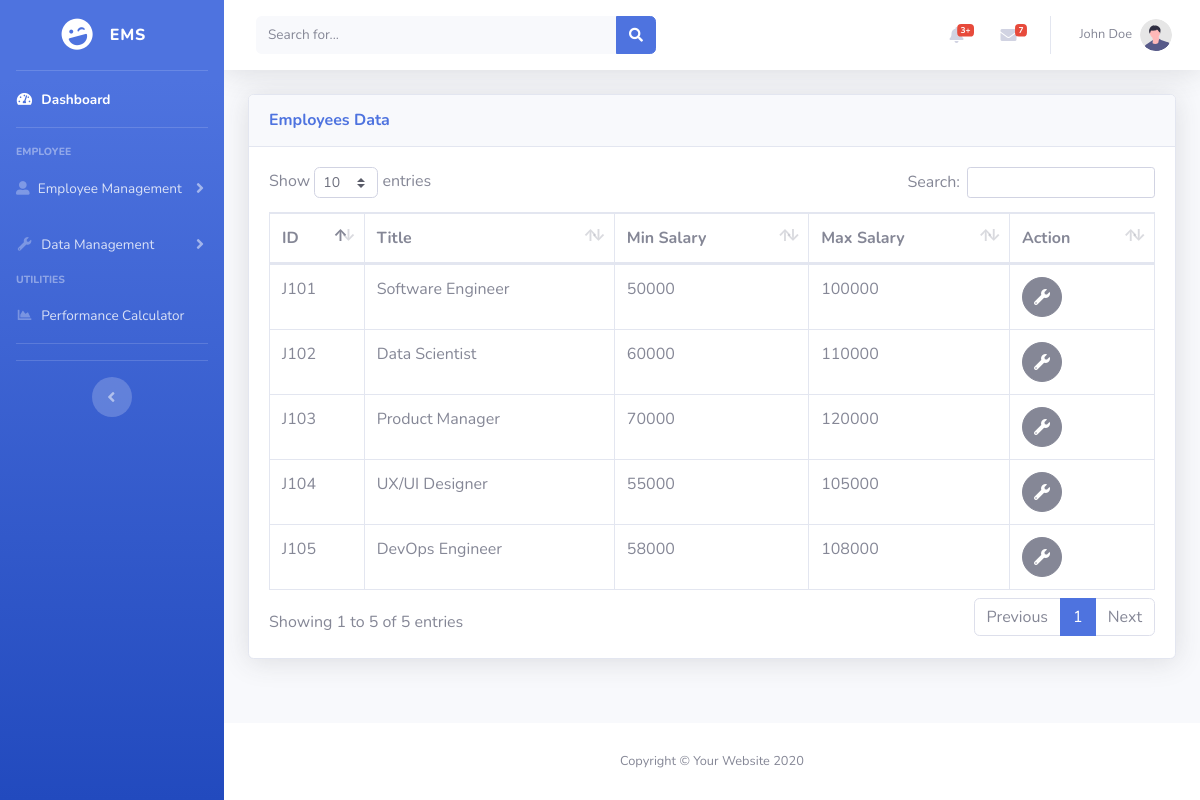
The page /tableJobs.php (signed in) on the database its author committed.
### tables this page shows
CREATE TABLE tbl_employees (
    id INT AUTO_INCREMENT PRIMARY KEY,
    first_name VARCHAR(25) NOT NULL,
    last_name VARCHAR(25) NOT NULL,
    gender VARCHAR(10),
    email VARCHAR(50),
    phone VARCHAR(20),
    hire_date DATE,
    salary INT,
    manager INT,
    job VARCHAR(10),
    department INT,
    FOREIGN KEY (manager) REFERENCES tbl_employees(id),
    FOREIGN KEY (job) REFERENCES tbl_jobs(id) ON DELETE SET NULL,
    FOREIGN KEY (department) REFERENCES tbl_departments(id) ON DELETE SET NULL
);

CREATE TABLE tbl_jobs (
    id VARCHAR(10) PRIMARY KEY,
    title VARCHAR(35) NOT NULL,
    min_salary INT,
    max_salary INT
);

### conn.php (called while the page is built, shortened)
<?php
function connection()
{
    $dbServer = 'localhost';
    $dbUser = 'root';
    $dbPass = '';
    $dbName = "company_db";
    $conn = mysqli_connect($dbServer, $dbUser, $dbPass);
    mysqli_select_db($conn, $dbName);
    return $conn;
}

### tableJobs.php (the view, shortened to what this page needs)
<?php
include ('conn.php');
$idPengguna = $_SESSION['ID'];
$query = "SELECT * FROM tbl_employees WHERE id = '$idPengguna'";
$result = mysqli_query(connection(), $query);
$row = mysqli_fetch_assoc($result);
?>
<!DOCTYPE html>
<html lang="en">
<head>
    <link href="vendor/fontawesome-free/css/all.min.css" rel="stylesheet" type="text/css">
    <link href="css/sb-admin-2.min.css" rel="stylesheet">
    <link href="vendor/datatables/dataTables.bootstrap4.min.css" rel="stylesheet">
</head>
<body id="page-top">
    <div id="wrapper">
        <ul class="navbar-nav bg-gradient-primary sidebar sidebar-dark accordion" id="accordionSidebar">
            <a class="sidebar-brand d-flex align-items-center justify-content-center" href="index.php">
                <div class="sidebar-brand-icon rotate-n-15">
                    <i class="fas fa-laugh-wink"></i>
                </div>
                <div class="sidebar-brand-text mx-3">EMS</div>
            </a>
            <hr class="sidebar-divider my-0">
            <li class="nav-item active">
                <a class="nav-link" href="index.php">
                    <i class="fas fa-fw fa-tachometer-alt"></i>
                    <span>Dashboard</span></a>
            </li>
            <hr class="sidebar-divider">
            <div class="sidebar-heading">
                Employee
            </div>
            <li class="nav-item">
                <a class="nav-link collapsed" href="#" data-toggle="collapse" data-target="#collapseTwo"
                    aria-expanded="true" aria-controls="collapseTwo">
                    <i class="fas fa-user-alt"></i>
                    <span>Employee Management</span>
                </a>
            </li>
            <li class="nav-item">
                <a class="nav-link collapsed" href="#" data-toggle="collapse" data-target="#collapseUtilities"
                    aria-expanded="true" aria-controls="collapseUtilities">
                    <i class="fas fa-fw fa-wrench"></i>
                    <span>Data Management</span>
                </a>
            </li>
            <div class="sidebar-heading">
                Utilities
            </div>
            <li class="nav-item">
                <a class="nav-link" href="performance.php">
                    <i class="fas fa-fw fa-chart-area"></i>
                    <span>Performance Calculator</span></a>
            </li>
            <hr class="sidebar-divider">
            <hr class="sidebar-divider d-none d-md-block">
            <div class="text-center d-none d-md-inline">
                <button class="rounded-circle border-0" id="sidebarToggle"></button>
            </div>
        </ul>
        <div id="content-wrapper" class="d-flex flex-column">
            <div id="content">
                <nav class="navbar navbar-expand navbar-light bg-white topbar mb-4 static-top shadow">
                    <form
                        class="d-none d-sm-inline-block form-inline mr-auto ml-md-3 my-2 my-md-0 mw-100 navbar-search">
                        <div class="input-group">
                            <input type="text" class="form-control bg-light border-0 small" placeholder="Search for..."
                                aria-label="Search" aria-describedby="basic-addon2">
                            <div class="input-group-append">
                                <button class="btn btn-primary" type="button">
                                    <i class="fas fa-search fa-sm"></i>
                                </button>
                            </div>
                        </div>
                    </form>
                    <ul class="navbar-nav ml-auto">
                        <li class="nav-item dropdown no-arrow mx-1">
                            <a class="nav-link dropdown-toggle" href="#" id="alertsDropdown" role="button"
                                data-toggle="dropdown" aria-haspopup="true" aria-expanded="false">
                                <i class="fas fa-bell fa-fw"></i>
                                <span class="badge badge-danger badge-counter">3+</span>
                            </a>
                        </li>
                        <li class="nav-item dropdown no-arrow mx-1">
                            <a class="nav-link dropdown-toggle" href="#" id="messagesDropdown" role="button"
                                data-toggle="dropdown" aria-haspopup="true" aria-expanded="false">
                                <i class="fas fa-envelope fa-fw"></i>
                                <span class="badge badge-danger badge-counter">7</span>
                            </a>
                        </li>
                        <li class="nav-item dropdown no-arrow">
                            <a class="nav-link dropdown-toggle" href="#" id="userDropdown" role="button"
                                data-toggle="dropdown" aria-haspopup="true" aria-expanded="false">
                                <span
                                    class="mr-2 d-none d-lg-inline text-gray-600 small"><?php echo $row['first_name'] . " " . $row['last_name'] ?></span>
                                <img class="img-profile rounded-circle" src="img/undraw_profile.svg">
                            </a>
                        </li>
                    </ul>
                </nav>
                <div class="container-fluid">
                    <div class="card shadow mb-4">
                        <div class="card-header py-3">
                            <h6 class="m-0 font-weight-bold text-primary">Employees Data</h6>
                        </div>
                        <div class="card-body">
                            <div class="table-responsive">
                                <table class="table table-bordered" id="dataTable" width="100%" cellspacing="0">
                                    <thead>
                                        <tr>
                                            <th>ID</th>
                                            <th>Title</th>
                                            <th>Min Salary</th>
                                            <th>Max Salary</th>
                                            <th>Action</th>
                                        </tr>
                                    </thead>
                                    <?php
                                    $query = "SELECT * FROM company_db.tbl_jobs;";
                                    $result = mysqli_query(connection(), $query);
                                    if ($result) {
                                        while ($row = mysqli_fetch_assoc($result)) {
                                            echo "<tr>";
                                            echo "<td>" . $row['id'] . "</td>";
                                            echo "<td>" . $row['title'];
                                            echo "<td>" . $row['min_salary'] . "</td>";
                                            echo "<td>" . $row['max_salary'] . "</td>";
                                            echo '<td><a href="handlerJobs.php?id=' . $row['id'] . '" class="btn btn-secondary btn-circle"><i class="fas fa-fw fa-wrench"></i></a></td>';
                                            echo "</tr>";
                                        }
                                    } else {
                                        echo "<tr><td colspan='8'>No data found</td></tr>";
                                    }
                                    ?>
                                </table>
                            </div>
                        </div>
                    </div>
                </div>
            </div>
            <footer class="sticky-footer bg-white">
                <div class="container my-auto">
                    <div class="copyright text-center my-auto">
                        <span>Copyright &copy; Your Website 2020</span>
                    </div>
                </div>
            </footer>
        </div>
    </div>
</body>
</html>

### rows shown on the page
tbl_employees: first_name "John", last_name "Doe"
tbl_jobs: id "J101", title "Software Engineer", min_salary "50000", max_salary "100000"
tbl_jobs: id "J102", title "Data Scientist", min_salary "60000", max_salary "110000"
tbl_jobs: id "J103", title "Product Manager", min_salary "70000", max_salary "120000"
tbl_jobs: id "J104", title "UX/UI Designer", min_salary "55000", max_salary "105000"
tbl_jobs: id "J105", title "DevOps Engineer", min_salary "58000", max_salary "108000"
